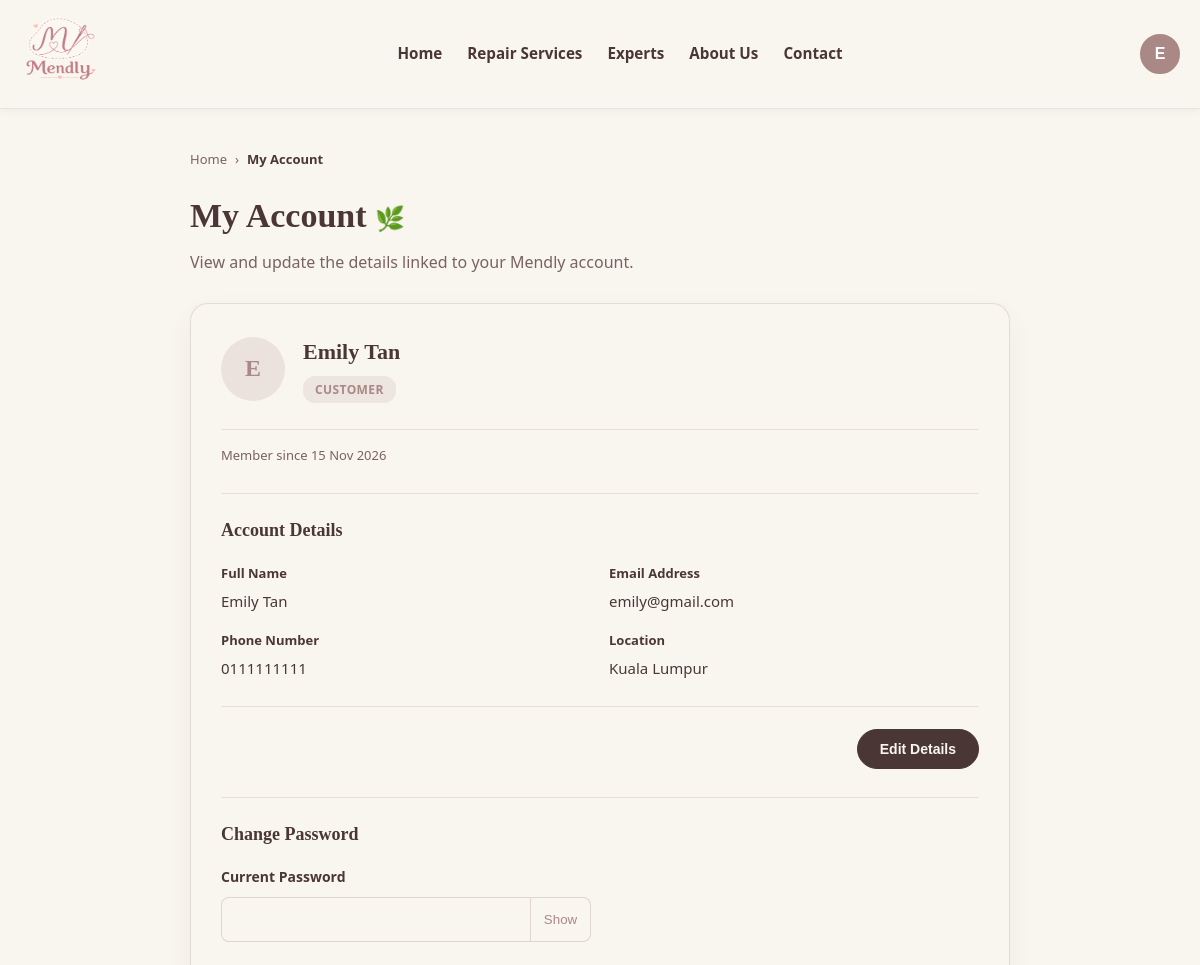
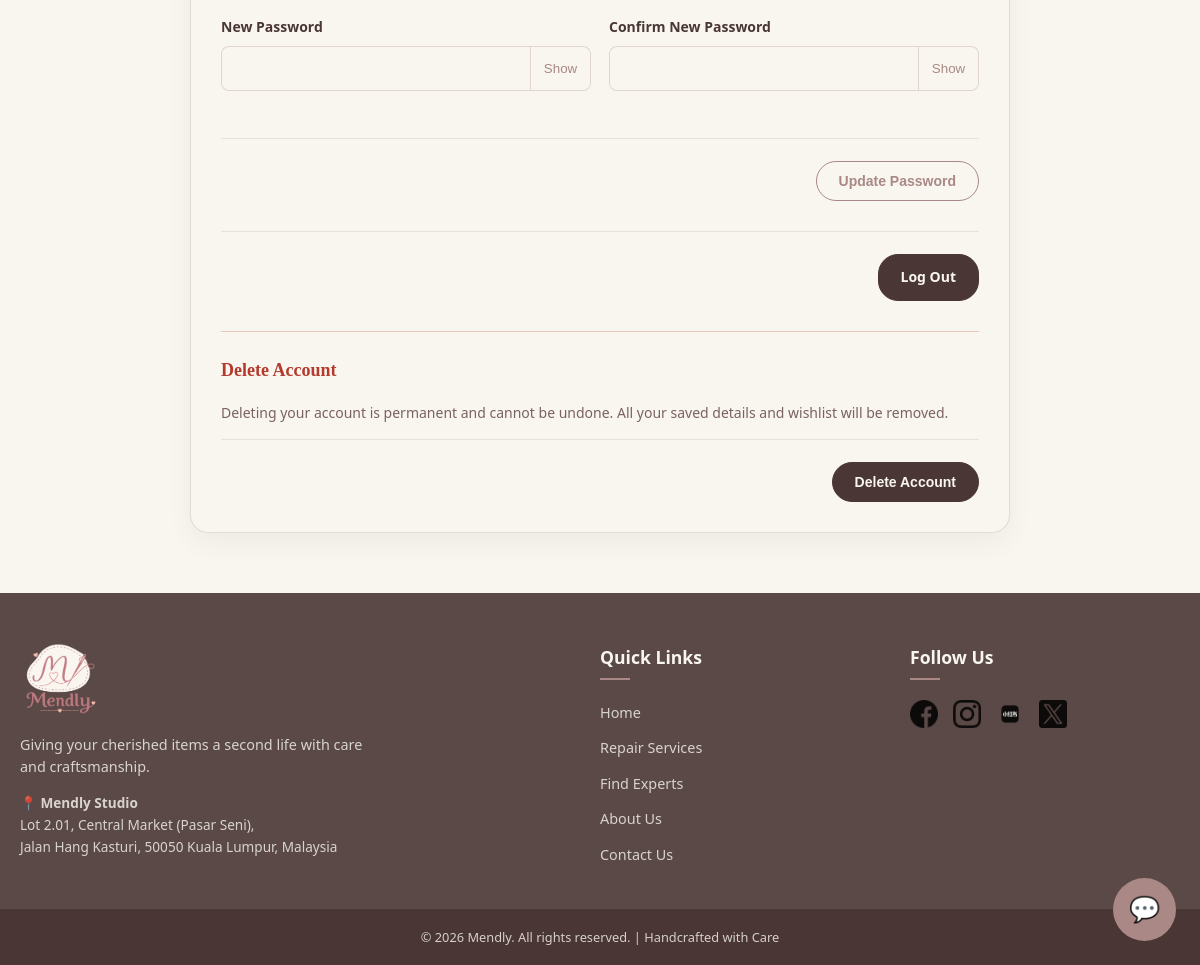
Page /profile.php (signed in) on the committed database (2 pictures, top to bottom).
### tables this page shows
CREATE TABLE customers (
    customer_id INT AUTO_INCREMENT PRIMARY KEY,
    full_name   VARCHAR(100) NOT NULL,
    email       VARCHAR(100) NOT NULL UNIQUE,
    phone       VARCHAR(20)  NOT NULL,
    location    VARCHAR(150) NOT NULL,
    password    VARCHAR(255) NOT NULL,
    avatar      MEDIUMBLOB,
    avatar_mime VARCHAR(20),
    created_at  TIMESTAMP DEFAULT CURRENT_TIMESTAMP
);

### includes/helpers.php (called while the page is built, shortened)
<?php
function currentRole(): string
{
    return isset($_SESSION['user_id']) ? ($_SESSION['role'] ?? 'guest') : 'guest';
}

### profile.php (the view, shortened to what this page needs)
<?php
include("includes/db.php");
$userId = (int) $_SESSION['user_id'];
$role   = $_SESSION['role'] ?? 'customer';
if ($role === 'expert') {
    $stmt = mysqli_prepare(
        $conn,
        "SELECT full_name, email, phone, location, created_at, avatar, avatar_mime,
                business_name, experience, description, photo_path, photo_path_mime
         FROM experts WHERE expert_id = ?"
    );
} else {
    $stmt = mysqli_prepare(
        $conn,
        "SELECT full_name, email, phone, location, created_at, avatar, avatar_mime
         FROM customers WHERE customer_id = ?"
    );
}
mysqli_stmt_bind_param($stmt, 'i', $userId);
mysqli_stmt_execute($stmt);
$user = mysqli_fetch_assoc(mysqli_stmt_get_result($stmt));
$user['role'] = $role;
if (!empty($user['avatar']) && !empty($user['avatar_mime'])) {
    $user['avatar'] = 'data:' . $user['avatar_mime'] . ';base64,' . base64_encode($user['avatar']);
} else {
    $user['avatar'] = null;
}
if ($role === 'expert' && !empty($user['photo_path']) && !empty($user['photo_path_mime'])) {
    $user['photo_path'] = 'data:' . $user['photo_path_mime'] . ';base64,' . base64_encode($user['photo_path']);
} else {
    $user['photo_path'] = null;
}
$expert = $role === 'expert' ? $user : null;
$profileErrorMessages = [
    'missing_fields'      => 'Please fill in all required fields.',
    'invalid_name'        => 'Full name can only contain letters, spaces, hyphens and apostrophes.',
    'invalid_email'       => 'Please enter a valid email address.',
    'invalid_phone'       => 'Please enter a valid phone number (numbers only, at least 9 digits).',
    'duplicate_email'     => 'That email address is already used by another account.',
    'photo_invalid_type'  => 'Your photo must be a JPG or PNG file (HEIC and other formats are not supported).',
    'photo_too_large'     => 'Your photo must be smaller than 5MB.',
    'photo_upload_failed' => 'We could not save your photo. Please try a different file.',
    'photo_folder_error'  => 'The server could not access the photo upload folder. Please tell your dev team (this usually means assets/uploads/ needs to be created or made writable).',
    'server_error'        => 'Something went wrong saving your details. Please try again.',
];
$deleteErrorMessages = [
    'missing_password' => 'Please enter your password to confirm.',
    'wrong_password'    => 'That password is incorrect.',
    'has_requests'       => 'Your account has repair request history linked to it, so it can\'t be deleted. Please contact support if you need help with this.',
    'server_error'       => 'Something went wrong deleting your account. Please try again.',
];
$deleteError = isset($_GET['delete_error'])
    ? ($deleteErrorMessages[$_GET['delete_error']] ?? 'Something went wrong. Please try again.')
    : null;
$profileError    = isset($_GET['profile_error'])
    ? ($profileErrorMessages[$_GET['profile_error']] ?? 'Something went wrong. Please try again.')
    : null;
?>
<!DOCTYPE html>
<html lang="en">
<head>
    <link rel="stylesheet" href="assets/css/global.css">
    <link rel="stylesheet" href="assets/css/profile.css">
</head>
<body>
<?php include("includes/header.php"); ?>
<main class="profile-container">
    <nav class="breadcrumb" aria-label="Breadcrumb">
        <a href="index.php">Home</a>
        <span>&rsaquo;</span>
        <span class="breadcrumb-current">My Account</span>
    </nav>
    <div class="profile-heading">
        <h2>My Account <span class="heading-leaf">🌿</span></h2>
        <p>View and update the details linked to your Mendly account.</p>
    </div>
    <div class="profile-card">
        <div class="profile-summary">
            <div class="profile-avatar" id="profileSummaryAvatar">
                <?php if (!empty($user['avatar'])): ?>
                    <img src="<?php echo htmlspecialchars($user['avatar']); ?>" alt="Profile photo">
                <?php else: ?>
                    <?php echo htmlspecialchars(strtoupper(substr($user['full_name'], 0, 1))); ?>
                <?php endif; ?>
            </div>
            <div>
                <h3 class="profile-name"><?php echo htmlspecialchars($user['full_name']); ?></h3>
                <span class="role-badge">
                    <?php echo $user['role'] === 'expert' ? 'Repair Expert' : 'Customer'; ?>
                </span>
            </div>
        </div>
        <p class="detail-value member-since">
            Member since <?php echo date('d M Y', strtotime($user['created_at'])); ?>
        </p>
       <div id="accountDetailsView" <?php echo $profileError ? 'style="display:none"' : ''; ?>>
            <div class="section-divider">
                <h4>Account Details</h4>
            </div>
            <div class="form-row">
                <div class="form-group">
                    <span class="detail-label">Full Name</span>
                    <p class="detail-value"><?php echo htmlspecialchars($user['full_name']); ?></p>
                </div>
                <div class="form-group">
                    <span class="detail-label">Email Address</span>
                    <p class="detail-value"><?php echo htmlspecialchars($user['email']); ?></p>
                </div>
            </div>
            <div class="form-row">
                <div class="form-group">
                    <span class="detail-label">Phone Number</span>
                    <p class="detail-value"><?php echo htmlspecialchars($user['phone']); ?></p>
                </div>
                <div class="form-group">
                    <span class="detail-label"><?php echo $expert ? 'Business Location' : 'Location'; ?></span>
                    <p class="detail-value"><?php echo htmlspecialchars($user['location']); ?></p>
                </div>
            </div>
            <div class="profile-actions">
                <button type="button" id="editDetailsBtn" class="btn-save-solid">Edit Details</button>
            </div>
        </div>
        <form id="changePasswordForm" action="update-password.php" method="post" novalidate>
            <div class="section-divider">
                <h4>Change Password</h4>
            </div>
            <div class="form-row">
                <div class="form-group">
                    <label for="currentPassword">Current Password</label>
                    <div class="password-container">
                        <input type="password" id="currentPassword" name="currentPassword">
                        <button type="button" id="toggleCurrentPassword">Show</button>
                    </div>
                    <span class="error-message" id="currentPasswordError"></span>
                </div>
                <div class="form-group"></div>
            </div>
            <div class="form-row">
                <div class="form-group">
                    <label for="newPassword">New Password</label>
                    <div class="password-container">
                        <input type="password" id="newPassword" name="newPassword">
                        <button type="button" id="toggleNewPassword">Show</button>
                    </div>
                    <span class="error-message" id="newPasswordError"></span>
                </div>
                <div class="form-group">
                    <label for="confirmNewPassword">Confirm New Password</label>
                    <div class="password-container">
                        <input type="password" id="confirmNewPassword" name="confirmNewPassword">
                        <button type="button" id="toggleConfirmNewPassword">Show</button>
                    </div>
                    <span class="error-message" id="confirmNewPasswordError"></span>
                </div>
            </div>
            <div class="profile-actions">
                <button type="submit" class="btn-save-outline">Update Password</button>
            </div>
        </form>
        <div class="profile-actions logout-actions">
            <a href="logout.php" class="btn-logout-solid">Log Out</a>
        </div>
        <div class="danger-zone">
            <div class="section-divider">
                <h4>Delete Account</h4>
            </div>
            <div id="deleteAccountView" <?php echo $deleteError ? 'style="display:none"' : ''; ?>>
                <p class="danger-zone-warning">
                    Deleting your account is permanent and cannot be undone.
                    All your saved details<?php echo $role === 'customer' ? ' and wishlist' : ' and services'; ?>
                    will be removed.
                </p>
                <div class="profile-actions">
                    <button type="button" id="deleteAccountBtn" class="btn-delete-solid">Delete Account</button>
                </div>
            </div>
        </div>
    </div>
</main>
<?php include("includes/footer.php"); ?>
</body>
</html>

### assets/css/global.css (style rules this page uses)
:root { --color-light: rgba(249, 246, 240, 1); --color-medium: rgba(169, 136, 133, 1); --color-dark: rgba(74, 55, 53, 1); --color-subtle-dark: rgba(122, 98, 96, 1); --color-dark-80: rgba(74, 55, 53, 0.9); --color-dark-90: rgba(74, 55, 53, 0.98); --color-light-80: rgba(249, 246, 240, 0.8); --font-main: "Segoe UI", Tahoma, Geneva, Verdana, sans-serif; --transition-fast: all 0.3s ease; }
* { margin: 0; padding: 0; box-sizing: border-box; }
body { font-family: var(--font-main); color: var(--color-dark); line-height: 1.6; overflow-x: hidden; }
a { text-decoration: none; color: inherit; }

### rows in the picture
customers: full_name "E", full_name "Emily Tan", created_at "15 Nov 2026", email "emily@gmail.com", phone "0111111111", location "Kuala Lumpur"

### other values in the picture
$label "Repair Services"
$label "Experts"
substr($displayName, 0, 1) "E"
